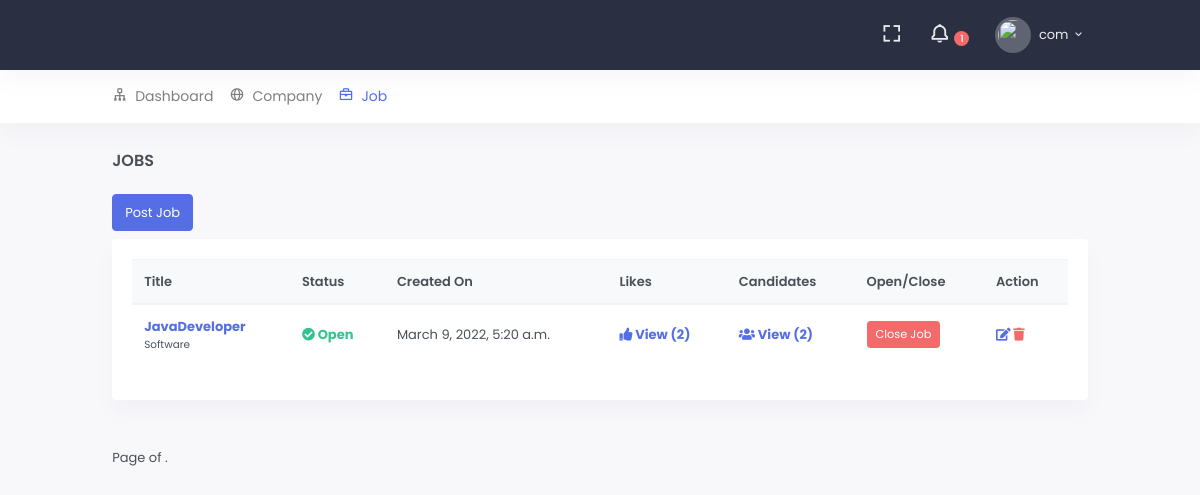
/c/job/ (signed in), run on an earlier commit of the app's database.
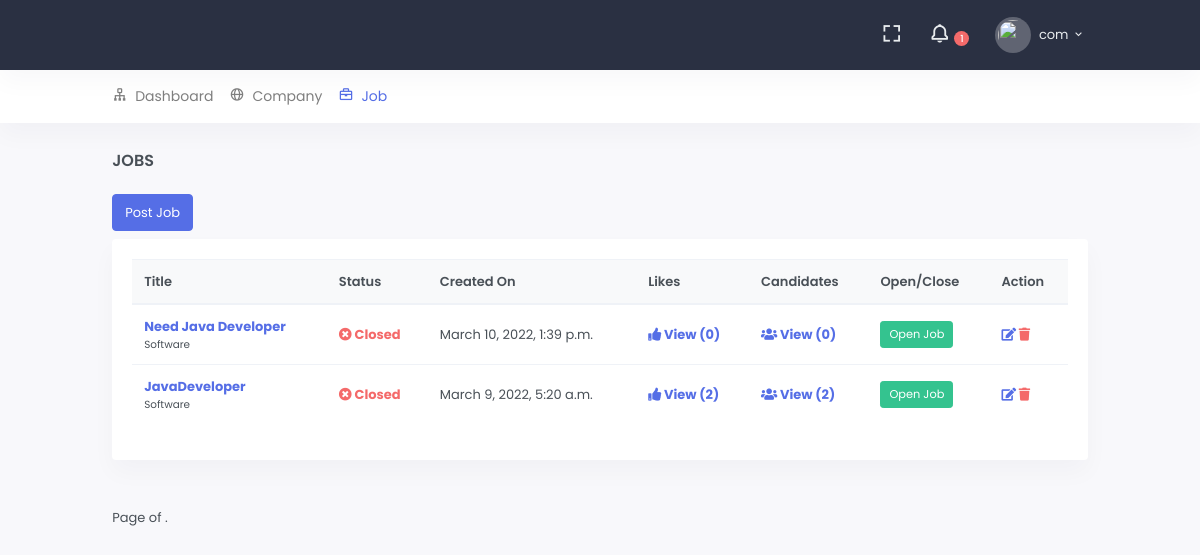
And on a later commit of the database.
### src/portals/company/models.py (models this page shows, shortened)
class Job(models.Model):
    STATUS_CHOICE = (
        ('o', 'Open'),
        ('c', 'Close')
    )
    title = models.CharField(max_length=255)
    category = models.ForeignKey(Category, on_delete=models.CASCADE)
    description = models.TextField()
    detailed_description = RichTextField(null=True, blank=True)
    company = models.ForeignKey('Company', related_name='job_provider', on_delete=models.CASCADE, blank=True)
    start_time = models.DateTimeField(null=True, blank=True)
    end_time = models.DateTimeField(null=True, blank=True)
    likes = models.ManyToManyField(User, related_name='likes')
    candidates = models.ManyToManyField(User, related_name='candidates', through='Candidate')
    status = models.CharField(max_length=1, choices=STATUS_CHOICE, default='o')
    is_active = models.BooleanField(default=True)
    created_on = models.DateTimeField(auto_now=False, auto_now_add=True)
    class Meta:
        ordering = ['-pk']

class Category(models.Model):
    name = models.CharField(max_length=255)
    class Meta:
        verbose_name_plural = "Categories"
    def __str__(self):
        return self.name

### src/portals/company/views.py (the view)
# urls.py: path('job/', JobListView.as_view(), name='job-list'),
@method_decorator(company_required, name='dispatch')
class JobListView(ListView):
    model = Job
    def get_queryset(self):
        return Job.objects.filter(company__user=self.request.user)

### src/portals/company/templates/company/job_list.html (shortened to what the changed rows need)
{% extends 'core/base.html' %}
{% load static %}
{% load custom_tags %}
{% block content %}
    <div class="row">
        <div class="col-12">
            <div class="card">
                <div class="card-body">
                    {% if object_list %}
                        <div class="table-responsive">
                            <table class="table table-centered table-nowrap table-hover">
                                <thead class="thead-light">
                                <tr>
                                    <th scope="col">Title</th>
                                    <th scope="col">Status</th>
                                    <th scope="col">Created On</th>
                                    <th scope="col">Likes</th>
                                    <th scope="col">Candidates</th>
                                    <th scope="col">Open/Close</th>
                                    <th scope="col">Action</th>
                                </tr>
                                </thead>
                                <tbody>
                                {% for object in object_list %}
                                    <tr>
                                        <td>
                                            <p class="mb-0">
                                                <b><a href="#">{{ object.title }}</a></b>
                                            </p>
                                            <p class="mb-0 small">{{ object.category }}</p>
                                        </td>
                                        <td>
                                            {% if object.status == 'o' %}
                                                <b class="text-success">
                                                    <i class="fa fa-check-circle"></i> Open
                                                </b>
                                            {% else %}
                                                <b class="text-danger">
                                                    <i class="fa fa-times-circle"></i> Closed
                                                </b>
                                            {% endif %}
                                        </td>
                                        <td>{{ object.created_on }}</td>
                                        <td>
                                            <a href="{% url 'company:job-add' %}"><b><i class="fa fa-thumbs-up"></i>
                                                View ({{ object.likes.count }})</b></a>
                                        </td>
                                        <td>
                                            <a href="{% url 'company:candidate-list' object.pk %}"><b><i
                                                    class="fa fa-users"></i> View
                                                ({{ object.candidates.count }})</b></a>
                                        </td>
                                        <td>
                                                {% if object.status == 'o' %}
                                                    <a href="{% url 'company:job-status' object.pk %}" class="btn btn-sm btn-danger">Close Job</a>
                                                {% else %}
                                                    <a href="{% url 'company:job-status' object.pk %}" class="btn btn-sm btn-success">Open Job</a>
                                                {% endif %}
                                        </td>
                                        <td>
                                            <a href="{% url 'company:job-update' object.pk %}">
                                                <b><i class="fa fa-edit"></i> </b>
                                            </a>
                                            <a href="{% url 'company:job-delete' object.pk %}" class="text-danger">
                                                <b><i class="fa fa-trash"></i> </b>
                                            </a>
                                        </td>
                                    </tr>
                                {% endfor %}
                                </tbody>
                            </table>
                        </div>
                    {% else %}
                        <p class="text-danger">
                            <b><i class="fa fa-exclamation-circle"></i> No jobs found.</b>
                        </p>
                    {% endif %}
                </div>
            </div>
        </div>
    </div>
{% endblock %}

What changed in the data, as far as the page shows it:
added Job: title "Need Java Developer", category "Software", status "c" (drawn), created_on "March 10, 2022, 1:39 p.m.", likes.count "0", candidates.count "0"
changed Job "JavaDeveloper": status "Open Close Job" → "Closed Open Job"
